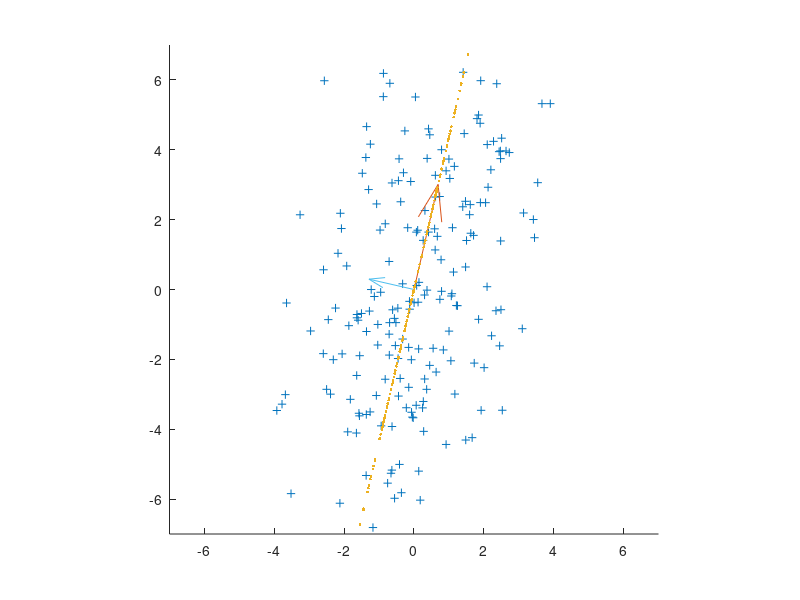

The MATLAB source for this figure:
clear; close all;
R = [2.3077 1.5385; 1.5385 9.6923];     % covariance matrix
mu = [0 0];
n = 200;

A = mvnrnd(mu,R,n);     % zero mean Gaussian with covariance matrix R

figure(1); hold on;
plot(A(:,1),A(:,2),'+');

S = zeros(2,2);
for i=1:n
    S = S+A(i,:)'*A(i,:);
end
S = S/(n-1);    % estimated covariance matrix using sample covariance matrix equation

[V, D] = eig(S);

x = 0; y = 0;

quiver(x,y,V(1,2)*sqrt(D(2,2)),V(2,2)*sqrt(D(2,2)));
quiver(x,y,V(1,1)*sqrt(D(1,1)),V(2,1)*sqrt(D(1,1)));
xlim([-7 7]);
ylim([-7 7]);
axis equal;

P = [V(1,2); V(2,2)];   % first principal component vector
alpha = A*P;

plot(ones(200,1)*(P(1)).*alpha,ones(200,1)*(P(2)).*alpha,'.');

